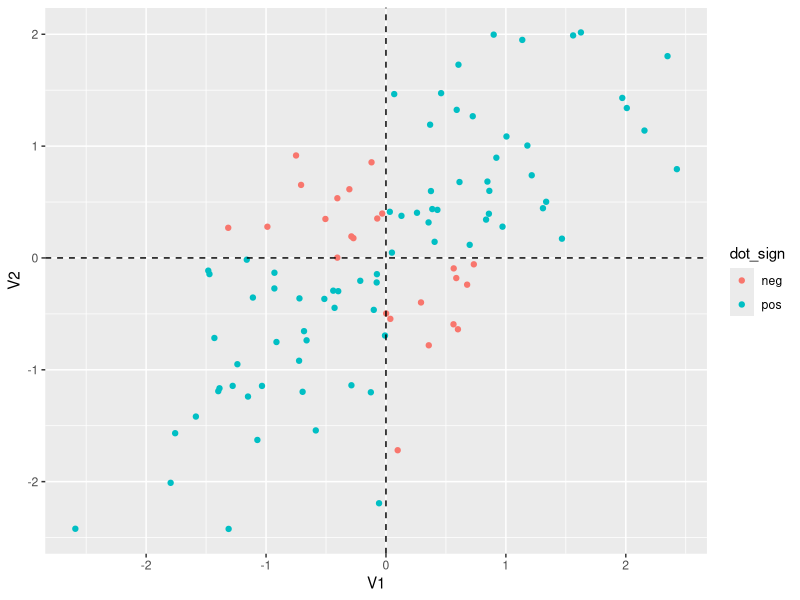

Write the R code that produced this figure.
## ---- chunk 1
knitr::opts_chunk$set(
  comment = "#>",
  collapse = TRUE,
  message = FALSE,
  warning = FALSE,
  cache = TRUE,
  out.width = "70%",
  fig.align = 'center',
  fig.width = 6,
  fig.asp = 0.618,  # 1 / phi
  fig.show = "hold",
  size = "tiny"
)
## ---- chunk 2
library(tidyverse)
library(MASS)
## ---- chunk 3
d <- mvrnorm(n = 100, mu = c(0,0) , Sigma = matrix(c(1, 0.7, 0.7, 1), nrow = 2), empirical = TRUE) 

d <- as_tibble(d)
## ---- chunk 4
d <- d %>% 
  mutate(dot_sign = ifelse(V1*V2 > 0, "pos", "neg"))
## ---- chunk 5
ggplot(d, aes(V1, V2, color = dot_sign)) +
  geom_point() +
  geom_vline(xintercept = mean(d$V1), linetype = "dashed") +
  geom_hline(yintercept = mean(d$V1), linetype = "dashed")
